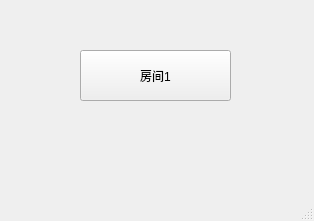
<?xml version="1.0" encoding="UTF-8"?>
<ui version="4.0">
 <class>server</class>
 <widget class="QMainWindow" name="server">
  <property name="geometry">
   <rect>
    <x>0</x>
    <y>0</y>
    <width>314</width>
    <height>221</height>
   </rect>
  </property>
  <property name="windowTitle">
   <string>MainWindow</string>
  </property>
  <widget class="QWidget" name="centralwidget">
   <widget class="QPushButton" name="pushButton_2">
    <property name="geometry">
     <rect>
      <x>80</x>
      <y>50</y>
      <width>151</width>
      <height>51</height>
     </rect>
    </property>
    <property name="text">
     <string>房间1</string>
    </property>
   </widget>
  </widget>
  <widget class="QMenuBar" name="menubar">
   <property name="geometry">
    <rect>
     <x>0</x>
     <y>0</y>
     <width>314</width>
     <height>19</height>
    </rect>
   </property>
  </widget>
  <widget class="QStatusBar" name="statusbar"/>
 </widget>
 <resources/>
 <connections/>
</ui>
